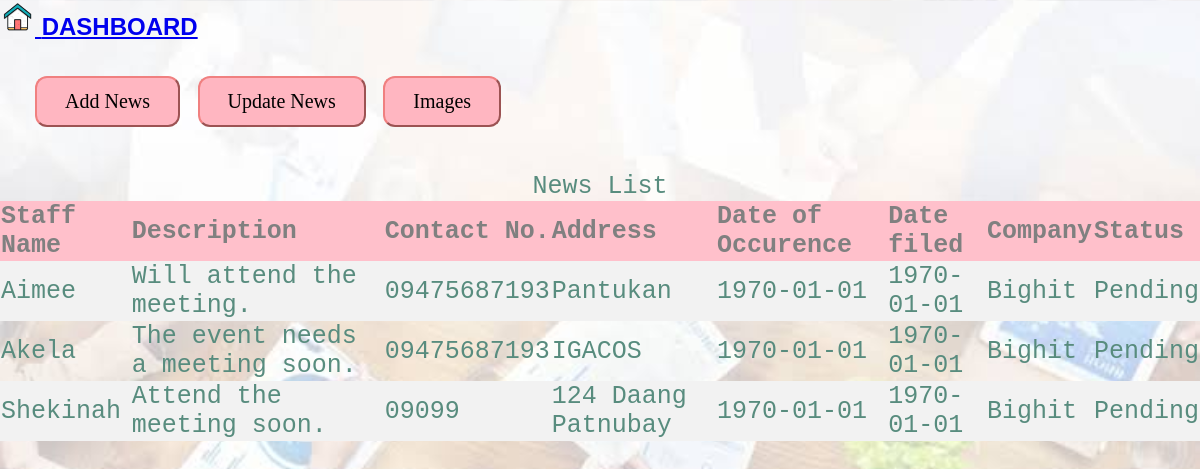
Screenshot of /manageReports.php with the database file from the repository.
### tables this page shows
CREATE TABLE `reports` (
  `name` varchar(50) NOT NULL,
  `descr` varchar(255) NOT NULL,
  `contact` varchar(11) NOT NULL,
  `address` varchar(100) NOT NULL,
  `dateOfOccurence` date NOT NULL,
  `dateFiled` date NOT NULL,
  `company` varchar(50) NOT NULL,
  `status` varchar(50) NOT NULL
);

### manageReports.php (the view, shortened to what this page needs)
<html>
<head>
    </head>
    <body>
    <div>
    <div>
    <a href="dashboard.php"><h2><img src="images/home.png" style="width:35px;"> DASHBOARD </h2></a>
            </div>
<table>
<p>
    <input type="submit" onclick="location.href='addReports.php'"name = "search" value ="Add News">
    <input type="submit" onclick="location.href='updateReports.php'"name = "search" value ="Update News">
    <input type="submit" onclick="location.href='images.php'"name = "search" value ="Images">
</p>
        <caption>News List</caption>
   <tr>
    <th>Staff Name</th>
    <th>Description</th>
    <th>Contact No.</th>
    <th>Address</th>
    <th>Date of Occurence</th>
    <th>Date filed</th>
    <th>Company</th>
    <th>Status</th>
    </tr>
    <?php
     $conn = mysqli_connect("localhost", "root", "", "OISDb");
    $sql = "SELECT name,descr,contact,address,dateOfOccurence,dateFiled,company,status FROM Reports";
    $select = mysqli_query($conn, $sql);
    $num_rows = mysqli_num_rows($select);
      if ($num_rows > 0) {
     while ($rows = mysqli_fetch_array($select, MYSQLI_ASSOC)) {
         echo "<tr>";
         echo "<td>" . $rows['name'] . "</td>";
         echo "<td>" . $rows['descr'] . "</td>";
         echo "<td>" . $rows['contact'] . "</td>";
         echo "<td>" . $rows['address'] . "</td>";
         echo "<td>" . $rows['dateOfOccurence'] . "</td>";
         echo "<td>" . $rows['dateFiled'] . "</td>";
         echo "<td>" . $rows['company'] . "</td>";
         echo "<td>" . $rows['status'] . "</td>";
         echo "</tr>";
     }
 }
 echo "</table>";
 ?>
</body>

### manageReports.php (style rules this page uses)
body { font-family: sans-serif; background: url('images/dashboard.jpg') repeat-y; background-size: 100%; margin: 0px; padding: 0px; }
table { border-collapse: collapse; width: 100%; color: #588c7e; font-family: monospace; font-size: 25px; text-align: left; margin-top: 40px; }
p { font-family: "Times New Roman", Times, serif; padding-left: 30px; font-size: 30px; color:black; }
input[type=submit] { background-color: lightpink; border-color: lightcoral; color: black; font-size: 20px; font-family: "Times New Roman", Times, serif; padding:12px 28px; margin:5px; border-radius: 12px; }
th { background-color: pink; color: grey; }
tr:nth-child(even) { background-color: #f2f2f2 }

### rows the page displays
reports: name "Aimee", descr "Will attend the meeting.", contact "09475687193", address "Pantukan", dateOfOccurence "1970-01-01", dateFiled "1970-01-01", company "Bighit", status "Pending"
reports: name "Akela", descr "The event needs a meeting soon.", contact "09475687193", address "IGACOS", dateOfOccurence "1970-01-01", dateFiled "1970-01-01", company "Bighit", status "Pending"
reports: name "Shekinah", descr "Attend the meeting soon.", contact "09099", address "124 Daang Patnubay", dateOfOccurence "1970-01-01", dateFiled "1970-01-01", company "Bighit", status "Pending"
